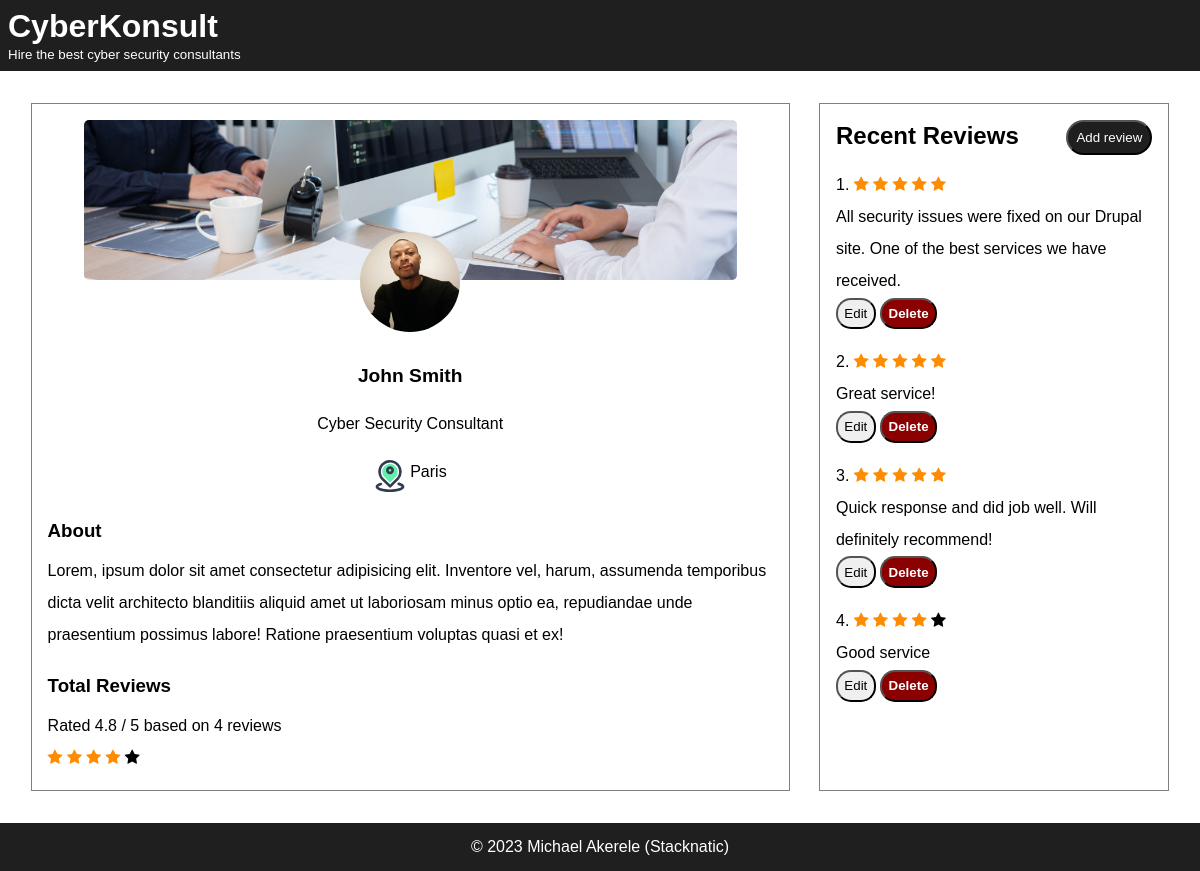
The page /phpDir/src/index.php on the database its author committed.
### tables this page shows
CREATE TABLE `consultant` (
  `consultantId` int NOT NULL AUTO_INCREMENT,
  `about` varchar(250) DEFAULT NULL,
  `review` varchar(200) DEFAULT NULL,
  `appointment` date DEFAULT NULL,
  `views` int DEFAULT NULL,
  `rating` int DEFAULT NULL,
  PRIMARY KEY (`consultantId`)
);

### phpDir/src/index.php (the view, shortened to what this page needs)
<?php
include './db.php';
$sql = "select * from consultant order by consultantid desc";
$result = mysqli_query($conn, $sql);
$averagequery = "SELECT AVG(rating) AS 'averageRating' FROM consultant";
$getaverage = $conn->query($averagequery);
$average = mysqli_fetch_assoc($getaverage);
$reviewaverage = round(floatval($average['averageRating']), 1);
if ($result) {
    $totalrating =  mysqli_num_rows($result);
}
?>
<!DOCTYPE html>
<html lang="en">
<head>
    <link rel="stylesheet" href="main.css">
    <link rel="stylesheet" href="/font-awesome-4.7.0/css/font-awesome.min.css">
</head>
<body>
    <header>
        <div>
            <h1>
                CyberKonsult
            </h1>
            <small>
                Hire the best cyber security consultants
            </small>
        </div>
    </header>
    <main>
        <section class='profile-section'>
            <div class='profile-images'>
                <div class='profile-cover'>
                </div>
                <div class='profile-pic'></div>
            </div>
            <div class='profile-name'>
                John Smith
            </div>
            <div class='profile-stats'>
                <span> Cyber Security Consultant </span>
        </div>
        <div class="location">
        <img class="location-icon" src="/images/location.svg" alt="location icon"></img><span class='location-icon'>Paris</span>
        </div>
            <div class='profile-data'>
                <h3>About</h3>
                <p>Lorem, ipsum dolor sit amet consectetur adipisicing elit. Inventore vel, harum, assumenda temporibus dicta velit architecto blanditiis aliquid amet ut laboriosam minus optio ea, repudiandae unde praesentium possimus labore! Ratione praesentium voluptas quasi et ex!</p>
                <h3>Total Reviews</h3>
                <p> Rated <? echo $reviewaverage ?> / 5 based on <? echo $totalrating ?> reviews</p>
                        <span class='fa fa-star <?if($reviewaverage >= 1)
                            echo 'checked'?>'>
                        </span>
                        <span class='fa fa-star <?if($reviewaverage >= 2)
                            echo 'checked'?>'>
                        </span>
                        <span class='fa fa-star  <?if($reviewaverage >= 3)
                            echo 'checked'?>'>
                        </span>
                        <span class='fa fa-star  <?if($reviewaverage >= 4)
                            echo 'checked'?>'>
                        </span>
                        <span class='fa fa-star  <?if($reviewaverage >= 5)
                            echo 'checked'?>'>
                        </span>
            </div>
        </section>
        <section class='sidebar'>
            <div>
                <h2>Recent Reviews</h2>
                <button class='add-review'>Add review</button>
                <?php
                $result = mysqli_query($conn, $sql);
                if ($result) {
                    $number = 1;
                    function checker1($rating, $starkey){
                        if($rating >= $starkey){
                            return 'checked';
                        }}
                    while ($row = mysqli_fetch_assoc($result)) {
                        $id = $row['consultantId'];
                        $review = $row['review'];
                        $rating = $row['rating'];
                        $star1 = checker1($rating, 1);
                        $star2 = checker1($rating, 2);
                        $star3 = checker1($rating, 3);
                        $star4 = checker1($rating, 4);
                        $star5 = checker1($rating, 5);
                        echo $number++ . '.'
                        .
                        "
                        <span class='fa fa-star $star1'></span>
                        <span class='fa fa-star $star2'></span>
                        <span class='fa fa-star $star3'></span>
                        <span class='fa fa-star $star4'></span>
                        <span class='fa fa-star $star5'></span>
                        <div>
                        <p> $review <p>
                        <div>
                        <form action='' method='post'>
                        <input type='button' class='edit-review' name='edit' id=$id value='Edit'>
                        <input type='hidden' name='postid' value=$id>
                        <input type='submit' id='delete' class='delete-review' name='delete' value='Delete'>
                        </div>
                        </form>
                        </div>
                        <div class='edit-container' id=$id>
                        <div class='edit-box'>
                            <span class='edit-close-button' id=$id>x</span>
                            <h2 id='game-score'>Edit Review</h2>
                            <p class='edit'></p>
                            <div class='review-input-container'>
                                <form action='' method='post'>
                                    <input type='hidden' id='reviewid' name='reviewid' value=$id readonly>
                                    <textarea name='review' id='review' cols='50' rows='10'> $review</textarea>
                                    <label for='rating'>Choose rating</label>
                                    <select name='rating' id='rating'>
                                        <option value='5'>5</option>
                                        <option value='4'>4</option>
                                        <option value='3'>3</option>
                                        <option value='2'>2</option>
                                        <option value='1'>1</option>
                                    </select>
                                    <input type='submit' value='Submit edit' class='submit-edit' name='edit-review'>
                                </form>
                            </div>
                        </div>
                    </div>
                        ";
                    }
                }
                ?>
            </div>
        </section>
    </main>
    <footer>
    &copy; 2023 Michael Akerele (Stacknatic)
    </footer>
</body>
</html>

### phpDir/src/main.css (style rules this page uses)
* { padding: 0; margin: 0; box-sizing: border-box; }
body { font-family: 'Lucida Sans', 'Lucida Sans Regular', 'Lucida Grande', 'Lucida Sans Unicode', Geneva, Verdana, sans-serif }
h3 { margin-top: 1.2rem; margin-bottom: 0.5rem; }
header { background-color: #1f1f1f; color: #fff; padding: 0.5rem; position: sticky; top: 0; left: 0; z-index: 1; display: flex; justify-content: space-between; align-items: center; }
main { display: flex; flex-wrap: wrap; padding: 1rem; position: relative; min-height: calc(100vh - 10vh); }
footer { display: flex; justify-content: center; align-items: center; background-color: #1f1f1f; color: #fff; height: 3rem; position: sticky; }
.edit-review { padding: 0.4rem; border-radius: 15px; }
.delete-review { padding: 0.4rem; border-radius: 15px; background-color: darkred; color: #fff; font-weight: bold; font-family: inherit; }
.profile-section { flex-basis: 65%; margin: 1rem auto; position: relative; border: 1px solid gray; padding: 1rem; line-height: 2rem; }
.sidebar { flex-basis: 30%; margin: 1rem auto; border: 1px solid gray; line-height: 2rem; padding: 1rem; position: relative; }
.add-review { position: absolute; top: 1rem; right: 1rem; padding: 0.5rem; border-radius: 20px; background-color: #1f1f1f; color: white; }
.profile-stats { margin: 1rem; display: flex; justify-content: center; }
.profile-stats span { margin: 0 2rem; display: flex; flex-direction: column; justify-content: center; align-items: center; }
.profile-images { display: flex; justify-content: center; position: relative; }
.profile-cover { width: 90%; height: 10rem; border-radius: 5px; background-color: gray; padding: 0.5rem; margin-bottom: 5rem; background: url('/images/cover-image.jpeg') no-repeat center / cover; }
.profile-pic { width: 100px; height: 100px; border-radius: 50%; background-color: hsl(0, 0%, 33%); position: absolute; top: 7rem; background: url('/images/Michael.jpg') no-repeat center / cover; }
.profile-name { text-align: center; font-size: 1.2rem; font-weight: bold; }
.sidebar .fa-star { margin-top: 1.5rem; }
.checked { color: darkorange; }
.location-icon { width: 40px; height: 40px; }
.location { display: flex; justify-content: center; }

### rows shown on the page
consultant: rating 5 (drawn), review "All security issues were fixed on our Drupal site. One of the best services we have received."
consultant: rating 5 (drawn), review "Great service!"
consultant: rating 5 (drawn), review "Quick response and did job well. Will definitely recommend!"
consultant: rating 4 (drawn), review "Good service"

### other values the page prints
$reviewaverage "4.8"
$totalrating "4"
